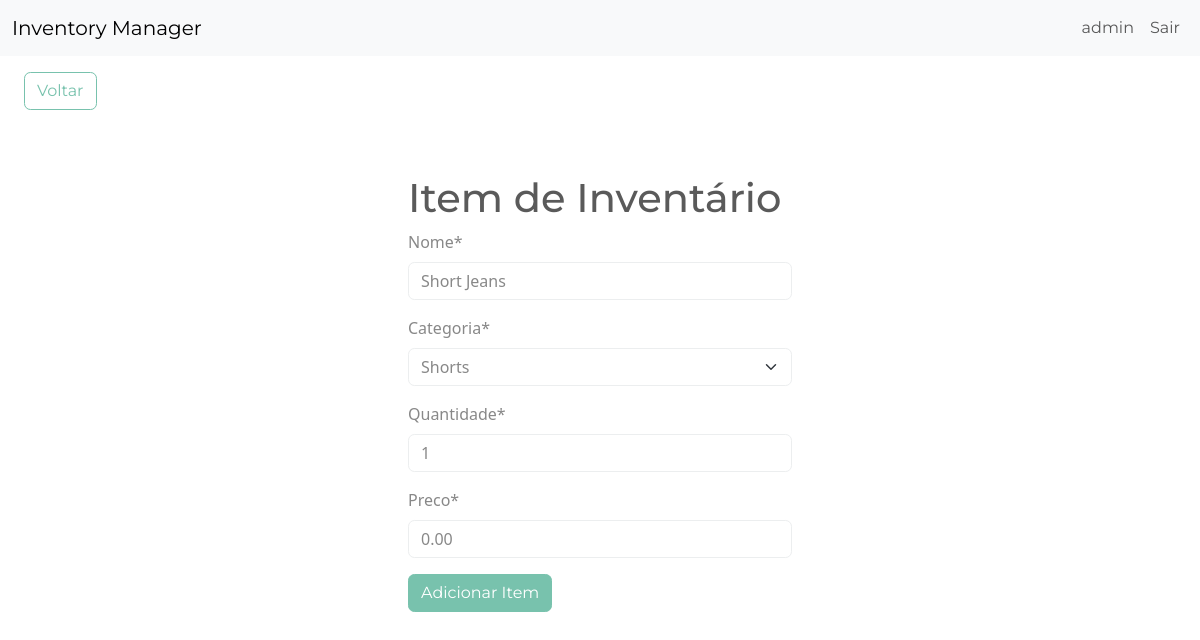
Screenshot of /edit-item/1 (signed in) with the database file from the repository.
### inventory/models.py (models this page shows, shortened)
class ItemInventario(models.Model):
    nome = models.CharField(max_length=200)
    categoria = models.ForeignKey('Categoria', on_delete=models.SET_NULL, blank=True, null=True)
    quantidade = models.IntegerField()
    preco = models.DecimalField(max_digits=10, decimal_places=2, default=0.00)
    data_criacao = models.DateTimeField(auto_now_add=True)
    user = models.ForeignKey(User, on_delete=models.CASCADE)

class Categoria(models.Model):
    nome = models.CharField(max_length=200)
    class Meta:
        verbose_name_plural = 'categorias'
    def __str__(self):
        return self.nome

### inventory/views.py (the view)
# urls.py: path('edit-item/<int:pk>', EditItem.as_view(), name= 'edit-item'),
class EditItem(LoginRequiredMixin, UpdateView):
    model = ItemInventario
    form_class = ItemInventarioForm
    template_name = 'inventory/item_form.html'
    success_url = reverse_lazy('dashboard')

### inventory/forms.py
class ItemInventarioForm(forms.ModelForm):
    categoria = forms.ModelChoiceField(queryset= Categoria.objects.all(), initial = 0)
    class Meta:
        model = ItemInventario
        fields = ['nome', 'categoria', 'quantidade', 'preco']

### inventory/templates/inventory/item_form.html (shortened to what this page needs)
{% extends 'inventory/base.html' %}
{% load crispy_forms_tags %}
{% block content %}
    <a href="{% url 'dashboard' %}" class="btn btn-outline-primary my-3 mx-4">Voltar</a>
    <div class="row">
        <div class="col-11 col-md-4 mx-auto mt-5">
            <h1>Item de Inventário</h1>
            <form method="POST">
                {{ form|crispy }}
                <div class="mt-3">
                    <button class="btn btn-primary">Adicionar Item</button>
                </div>
            </form>
        </div>
    </div>
{% endblock content %}

### inventory/templates/inventory/navigation.html (shortened to what this page needs)
<nav class="navbar navbar-expand-lg bg-light">
	<div class="container-fluid">
		<a class="navbar-brand" href="{% url 'index' %}">Inventory Manager</a>
		<div class="collapse navbar-collapse justify-content-end" id="navbarNav">
			<ul class="navbar-nav">
                {% if user.is_authenticated %}
					<li class="nav-item">
						<a class="nav-link" href="#">{{ user.username }}</a>
					</li>
					<li class="nav-item">
                        <form method="post" action="{% url 'logout' %}">
                            <button class="nav-link">Sair</button>
                        </form>
					</li>
				{% endif %}
			</ul>
		</div>
	</div>
</nav>

### rows the page displays
ItemInventario: nome "Short Jeans", categoria "Shorts", quantidade "1", preco "0.00"

### other values shown
{{ user.username }} "admin"
